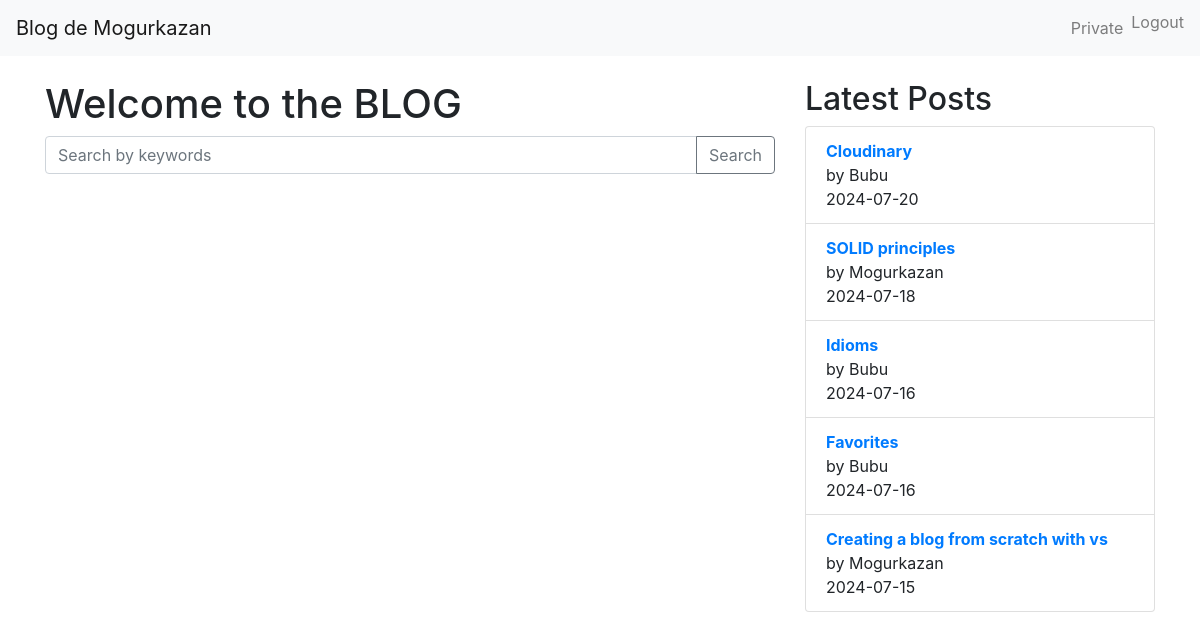
Screenshot of / (signed in) with the database file from the repository.
### app/models.py (models this page shows, shortened)
class User(UserMixin, db.Model):
    id = db.Column(db.Integer, primary_key=True)
    email = db.Column(db.String(120), unique=True, nullable=False)
    nickname = db.Column(db.String(80), unique=True, nullable=False)
    password_hash = db.Column(db.String(128), nullable=False)
    profile_image = db.Column(db.String(200), nullable=True)
    posts = db.relationship('Post', backref='author', lazy=True)
    comments = db.relationship('Comment', backref='author', lazy=True)
    favorites = db.relationship('Post', secondary='favorites', backref=db.backref('favorited_by', lazy='dynamic'))

class Post(db.Model):
    id = db.Column(db.Integer, primary_key=True)
    title = db.Column(db.String(100), nullable=False)
    content = db.Column(db.Text, nullable=False)
    date_posted = db.Column(db.DateTime, nullable=False, default=datetime.utcnow)
    keywords = db.Column(db.String(100), nullable=True)
    image_url = db.Column(db.String(255), nullable=True)
    user_id = db.Column(db.Integer, db.ForeignKey('user.id'), nullable=False)
    comments = db.relationship('Comment', backref='post', lazy=True)

### app/routes.py (the view)
@bp.route('/')
def home():
    latest_posts = Post.query.order_by(Post.date_posted.desc()).limit(5).all()
    logout_form = LogoutForm()
    return render_template('index.html', latest_posts=latest_posts, logout_form=logout_form)

### app/forms.py
class LogoutForm(FlaskForm):
    pass

### app/models.py (called while the page is built)
@login_manager.user_loader
def load_user(user_id):
    return User.query.get(int(user_id))

### app/templates/index.html (shortened to what this page needs)
<!DOCTYPE html>
<html lang="en">
<head>
    <link rel="stylesheet" href="https://stackpath.bootstrapcdn.com/bootstrap/4.5.2/css/bootstrap.min.css">
</head>
<body>
    {% block navbar %}
    <nav class="navbar navbar-expand-lg navbar-light bg-light fixed-top">
        <a class="navbar-brand" href="{{ url_for('main.home') }}">
            {% if current_user.is_authenticated %}
                Blog de {{ current_user.nickname }}
            {% else %}
                Mi Blog
            {% endif %}
        </a>
        <div class="collapse navbar-collapse" id="navbarNav">
            <ul class="navbar-nav ml-auto">
                {% if not current_user.is_authenticated %}
                <li class="nav-item">
                    <a class="nav-link" href="{{ url_for('main.signup') }}">Sign Up</a>
                </li>
                <li class="nav-item">
                    <a class="nav-link" href="{{ url_for('main.login') }}">Login</a>
                </li>
                {% else %}
                <li class="nav-item">
                    <a class="nav-link" href="{{ url_for('main.user_area') }}">Private</a>
                </li>
                <li class="nav-item">
                    <form action="{{ url_for('main.logout') }}" method="POST" style="display:inline;">
                        <button class="nav-link btn btn-link" type="submit" style="display:inline; border:none; background:none; padding:0;">Logout</button>
                    </form>
                </li>
                {% endif %}
            </ul>
        </div>
    </nav>
    {% endblock %}
    <div class="container" style="margin-top: 80px;">
        <div class="row">
            <div class="col-md-8">
                {% block content %}
                <h1>Welcome to the BLOG</h1>
                <form method="GET" action="{{ url_for('main.search') }}">
                    <div class="input-group mb-3">
                        <input type="text" class="form-control" name="query" placeholder="Search by keywords">
                        <div class="input-group-append">
                            <button class="btn btn-outline-secondary" type="submit">Search</button>
                        </div>
                    </div>
                </form>
                {% endblock %}
            </div>
            <div class="col-md-4">
                <h2>Latest Posts</h2>
                <ul class="list-group">
                    {% for post in latest_posts %}
                    <li class="list-group-item">
                        <a href="{{ url_for('main.view_post', post_id=post.id) }}">
                            <strong>{{ post.title }}</strong>
                        </a><br>
                        by {{ post.author.nickname }}<br>
                        {{ post.date_posted.strftime('%Y-%m-%d') }}
                    </li>
                    {% endfor %}
                </ul>
            </div>
        </div>
    </div>
</body>
</html>

### rows the page displays
User: nickname "Mogurkazan"
Post: title "Cloudinary", author.nickname "Bubu", date_posted "2024-07-20"
Post: title "SOLID principles", author.nickname "Mogurkazan", date_posted "2024-07-18"
Post: title "Idioms", author.nickname "Bubu", date_posted "2024-07-16"
Post: title "Favorites", author.nickname "Bubu", date_posted "2024-07-16"
Post: title "Creating a blog from scratch with vs", author.nickname "Mogurkazan", date_posted "2024-07-15"
